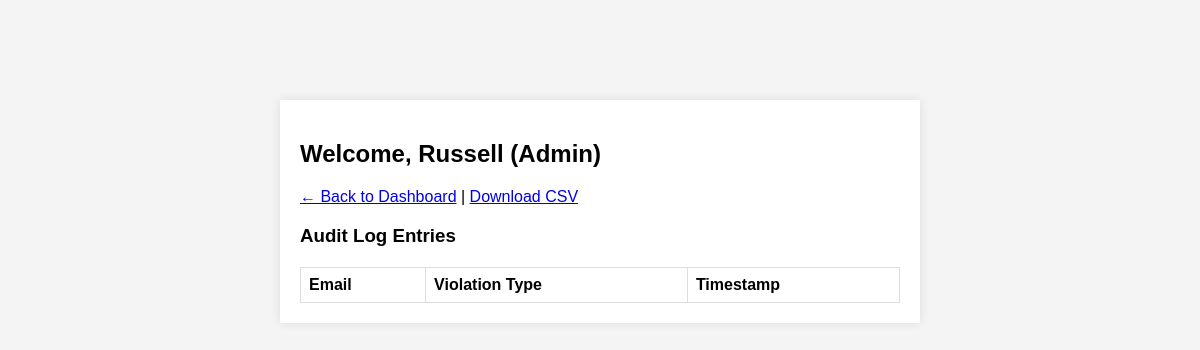
The page /audit.php (signed in) on the database as committed earlier.
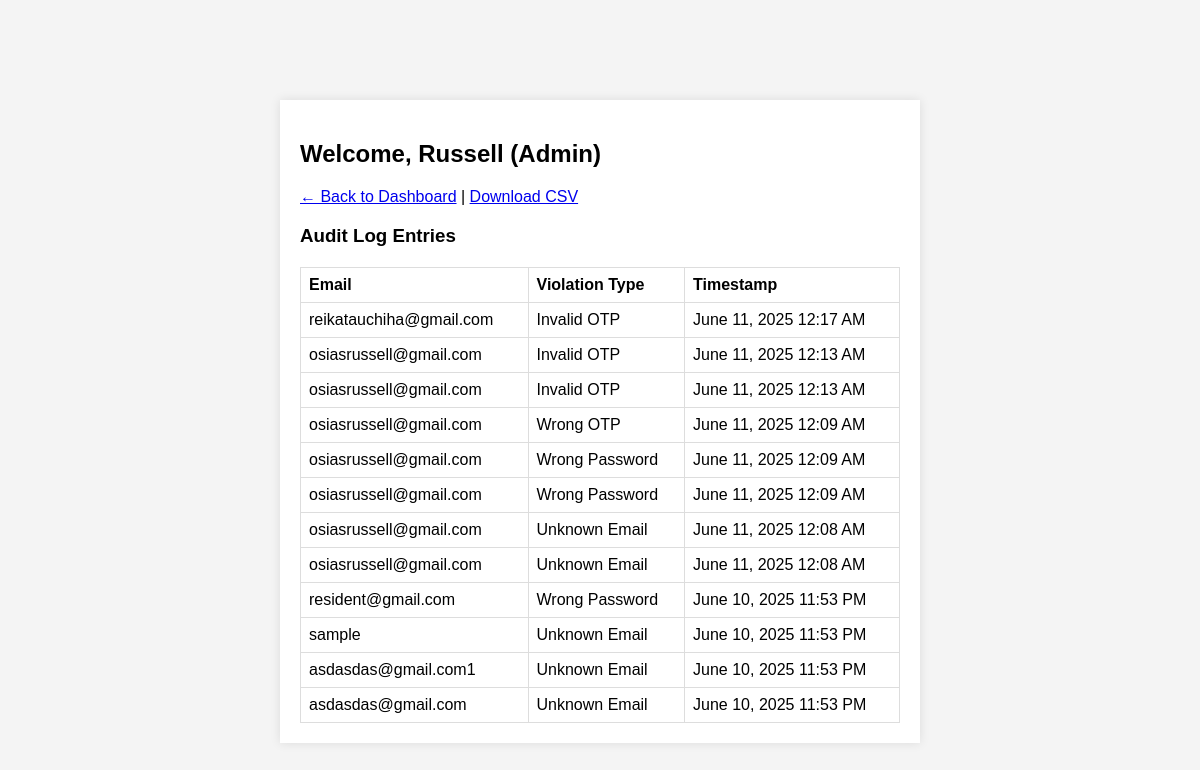
The same page on the database as committed later.
### tables this page shows
CREATE TABLE `audit_log` (
  `id` int(11) NOT NULL,
  `timestamp` datetime DEFAULT current_timestamp(),
  `email` varchar(255) DEFAULT NULL,
  `violation_type` varchar(255) DEFAULT NULL,
  `ip_address` varchar(45) DEFAULT NULL
);

### audit.php (the view, shortened to what this page needs)
<?php
require_once 'config.php';
$user = $_SESSION['user'];
$logs = $conn->query("SELECT * FROM audit_log WHERE violation_type != 'Login Success' ORDER BY timestamp DESC");
?>
<!DOCTYPE html>
<html>
<head>
    <link rel="stylesheet" href="styles.css">
</head>
<body>
<div class="dashboard-container">
    <h2>Welcome, <?= htmlspecialchars($user['first_name']) ?> (Admin)</h2>
    <a href="admin_dashboard.php">← Back to Dashboard</a> |
    <a href="audit.php?export=csv">Download CSV</a>
    <h3>Audit Log Entries</h3>
    <table>
        <tr>
            <th>Email</th>
            <th>Violation Type</th>
            <th>Timestamp</th>
        </tr>
        <?php while ($log = $logs->fetch_assoc()): ?>
            <tr>
                <td><?= htmlspecialchars($log['email']) ?></td>
                <td><?= htmlspecialchars($log['violation_type']) ?></td>
                <td><?= (new DateTime($log['timestamp']))->format("F j, Y g:i A") ?></td>
            </tr>
        <?php endwhile; ?>
    </table>
</div>
</body>
</html>

### styles.css (style rules this page uses)
body { font-family: Arial, sans-serif; background-color: #f4f4f4; margin: 0; padding: 0; }
.login-container, .dashboard-container { width: 600px; margin: 100px auto; padding: 20px; background: white; box-shadow: 0 0 10px rgba(0,0,0,0.1); }
table { width: 100%; border-collapse: collapse; margin-top: 20px; }
th, td { border: 1px solid #ddd; padding: 8px; text-align: left; }

Rows that differ between the two databases and show on the page:
added audit_log: email "reikatauchiha@gmail.com", violation_type "Invalid OTP", timestamp "June 11, 2025 12:17 AM"
added audit_log: email "osiasrussell@gmail.com", violation_type "Invalid OTP", timestamp "June 11, 2025 12:13 AM"
added audit_log: email "osiasrussell@gmail.com", violation_type "Invalid OTP", timestamp "June 11, 2025 12:13 AM"
added audit_log: email "osiasrussell@gmail.com", violation_type "Wrong OTP", timestamp "June 11, 2025 12:09 AM"
added audit_log: email "osiasrussell@gmail.com", violation_type "Wrong Password", timestamp "June 11, 2025 12:09 AM"
added audit_log: email "osiasrussell@gmail.com", violation_type "Wrong Password", timestamp "June 11, 2025 12:09 AM"
added audit_log: email "osiasrussell@gmail.com", violation_type "Unknown Email", timestamp "June 11, 2025 12:08 AM"
added audit_log: email "osiasrussell@gmail.com", violation_type "Unknown Email", timestamp "June 11, 2025 12:08 AM"
added audit_log: email "resident@gmail.com", violation_type "Wrong Password", timestamp "June 10, 2025 11:53 PM"
added audit_log: email "sample", violation_type "Unknown Email", timestamp "June 10, 2025 11:53 PM"
added audit_log: email "asdasdas@gmail.com1", violation_type "Unknown Email", timestamp "June 10, 2025 11:53 PM"
added audit_log: email "asdasdas@gmail.com", violation_type "Unknown Email", timestamp "June 10, 2025 11:53 PM"
